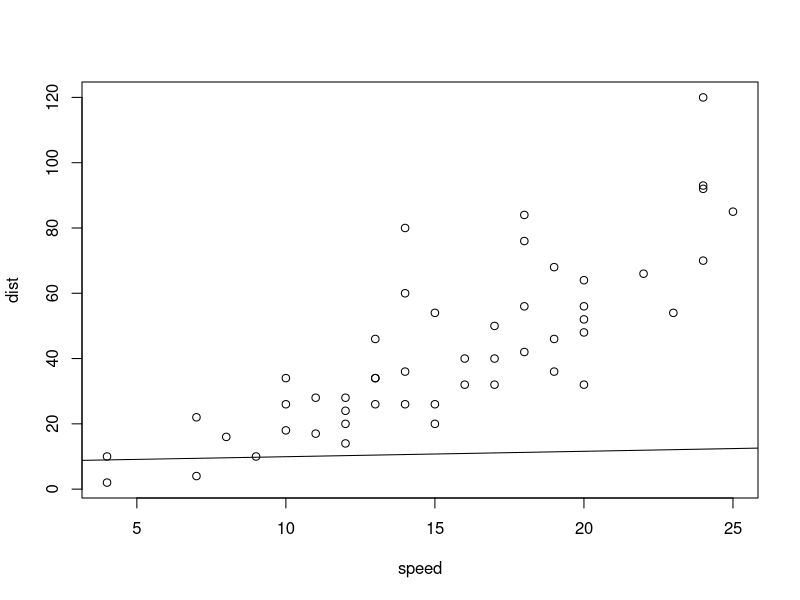
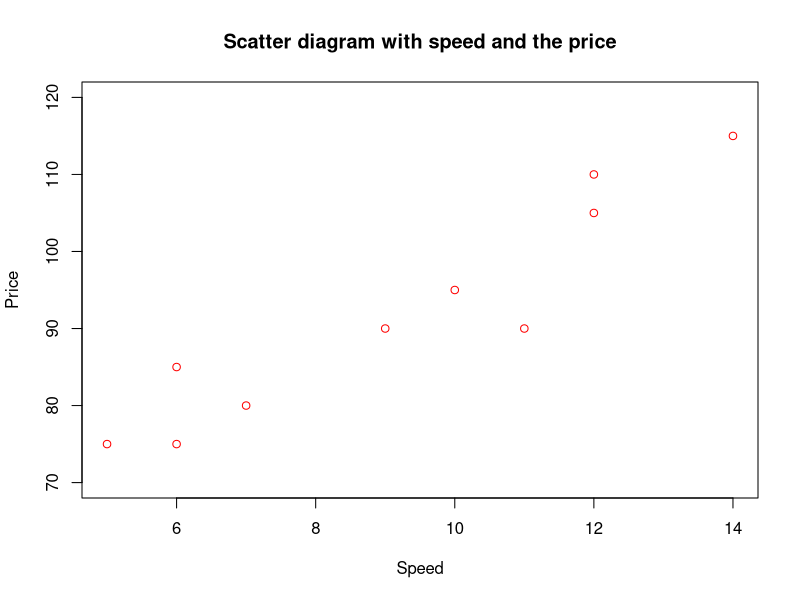

Write the R code that produced these figures, in order.
#1
data(cars)
#1-a)
model<-lm(cars$speed~cars$dist)
model
#1-b)
summary(model)
#1-c)
plot(cars)
abline(model)
#1-d)
anova(model)
summary(model)
#1-e)
confint(model)

#2
speed<-c(10,9,11,12,6,5,7,6,12,14)
price<-c(95,90,90,105,75,75,80,85,110,115)
#2-a)
plot(speed,price,type="p",col= "red",main = "Scatter diagram with speed and the price",xlab = "Speed",ylab = "Price",ylim = c(70,120))
#2-b)
cor(speed,price) #Compute the correlation coefficient
#2-c)
print("The correlation between speed & price is 0.94 since it is 0.9>0.6 we can tell this is a good relationship & it has a strong positive relationship.")
#2-d)
model1<-lm(speed~price)
model1
summary(model1)
#2-e)
anova(model1)
summary(model1)
#2-f)
coefficient<-coef(model1)
coefficient
intercept<-coefficient[1]
intercept
slope<-coefficient[2]
slope
regression_equation<-paste("Y=",intercept,"+",slope,"X")
regression_equation

regression_equation1<-paste("Y=",round(intercept,2),"+",round(slope,2),"X")
print(regression_equation1)

predict_X<-8
predicted_Y_value<- intercept + slope * predict_X
predicted_Y_value

#3
Y<-c(240,236,270,274,301,316,300,296,267,276,288,260)
X1<-c(25,31,45,60,65,72,80,84,75,60,50,38)
X2<-c(24,21,24,25,25,26,25,25,24,25,25,23)
X3<-c(91,90,88,87,91,94,87,86,88,91,90,89)
X4<-c(100,95,110,88,94,99,97,96,110,105,100,98)
#3-a)
model2<-lm(Y~X1+X2+X3+X4)
model2
summary(model2)
#3-b)
anova(model2)

